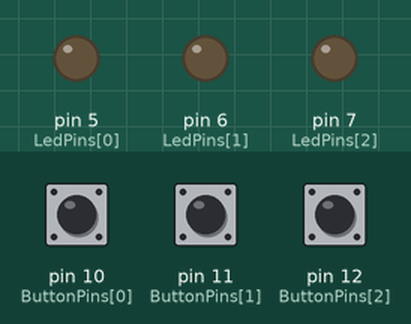
The sketch below on a simulated Arduino Uno, built with avr-gcc and run on an emulated ATmega328P. On the bench: output pins drawn as LEDs (lit = HIGH). Dashed ring = blinking. Inputs (shaded band) come from the test bench; at power-on: pin 10 (ButtonPins[0]) HIGH, pin 11 (ButtonPins[1]) HIGH, pin 12 (ButtonPins[2]) HIGH. What the sketch prints to the serial monitor is not drawn.

Above: at 1.2 s.
1.3 s: pin 10 (ButtonPins[0]) pulled LOW for 0.15 s
At 1.4 s:
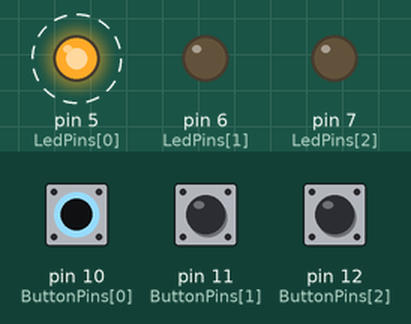
4.3 s: pin 11 (ButtonPins[1]) pulled LOW for 3.2 s
At 4.4 s:
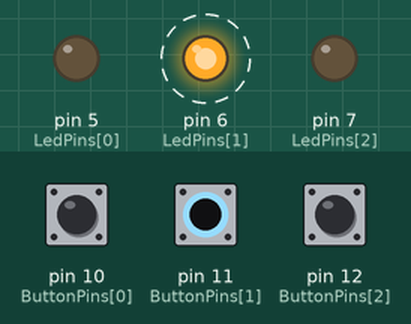
9.0 s: pin 12 (ButtonPins[2]) pulled LOW for 0.15 s
At 9.1 s:
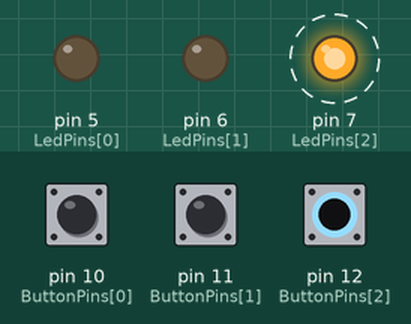
12.0 s: pin 12 (ButtonPins[2]) pulled LOW for 3.2 s
At 15.9 s:
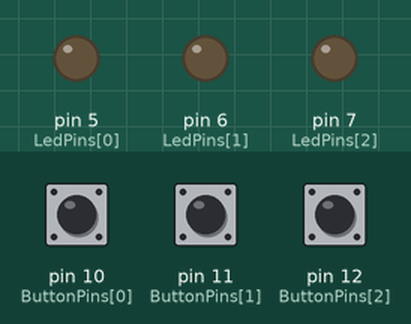
16.7 s: pin 10 (ButtonPins[0]) pulled LOW for 3.2 s
At 16.8 s:
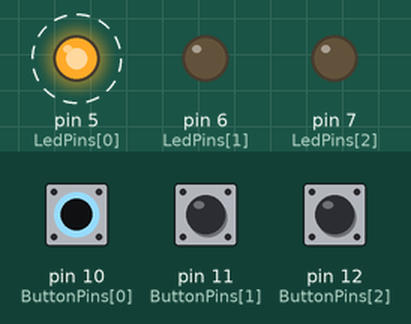
Timing chart, 0 to 21.6 s (numbered marks = the images above; inputs shaded):
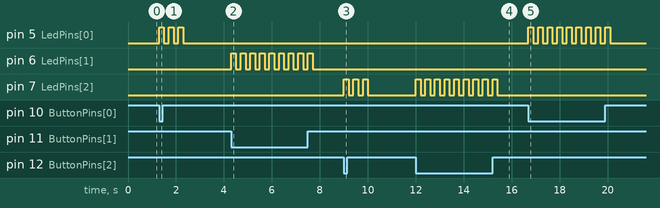

Measured:
- after the input at 1.3 s, pin 5 (LedPins[0]): alternates HIGH for 0.20 s and LOW for 0.20 s, 6 changes in all, then stays LOW, starting at once
- after the input at 4.3 s, pin 6 (LedPins[1]): alternates HIGH for 0.20 s and LOW for 0.20 s, 18 changes in all, then stays LOW, starting at once
- after the input at 9.0 s, pin 7 (LedPins[2]): alternates HIGH for 0.20 s and LOW for 0.20 s, 6 changes in all, then stays LOW, starting at once
- after the input at 12.0 s, pin 7 (LedPins[2]): alternates HIGH for 0.20 s and LOW for 0.20 s, 18 changes in all, then stays LOW, starting at once
- after the input at 16.7 s, pin 5 (LedPins[0]): alternates HIGH for 0.20 s and LOW for 0.20 s, 18 changes in all, then stays LOW, starting at once

The sketch:

CCAMD_RGB_Project.ino
```cpp
// DAHOU MOHAMMED

////////////////////////////////////////////////////////
// ARDUINO FUNCTIONS  //////////////////////////////////
////////////////////////////////////////////////////////

////////////////////////////////////////////////////////
// GLOBELS /////////////////////////////////////////////
////////////////////////////////////////////////////////

int ButtonPins[3] = {10 , 11 , 12};
int LedPins[3] = {5 , 6 , 7};

void setup()
{
  // put your setup code here, to run once:

  Serial.begin(115200);
  Serial.write("\nInitielize GPIOs for RGB demo.");

  // input

  pinMode(ButtonPins[0] , INPUT_PULLUP);
  pinMode(ButtonPins[1] , INPUT_PULLUP);
  pinMode(ButtonPins[2] , INPUT_PULLUP);

  // output

  pinMode(LedPins[0] , OUTPUT);
  pinMode(LedPins[1] , OUTPUT);
  pinMode(LedPins[2] , OUTPUT);

}// end setup

void loop()
{
  // put your main code here, to run repeatedly:

  for(int index = 0; index < 3; index++)
  {
    if(digitalRead(ButtonPins[index]) == 0)
    {
      for(int count = 0; count < 3; count++)
      {
        digitalWrite(LedPins[index], HIGH);
        delay(200);
        digitalWrite(LedPins[index], LOW);
        delay(200);
      } // end for count
    }   // end if

    else
      digitalWrite(LedPins[index], LOW);
  }


} // loop
```
